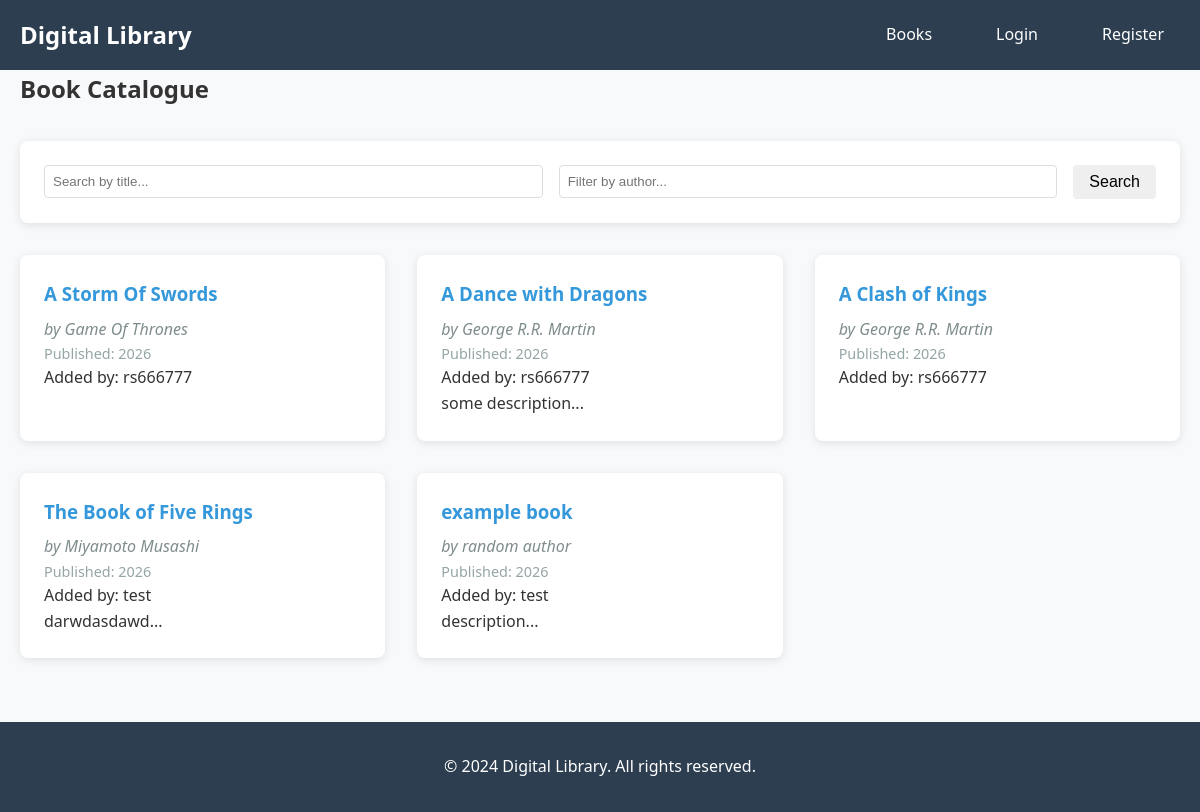
/books, run on the app's committed database.
### models.py (models this page shows, shortened)
class Book(db.Model):
    id = db.Column(db.Integer, primary_key=True)
    title = db.Column(db.String(200), nullable=False)
    author = db.Column(db.String(150), nullable=False)
    isbn = db.Column(db.String(13), unique=True)
    description = db.Column(db.Text)
    published_date = db.Column(db.Date)
    cover_image = db.Column(db.String(300))
    created_at = db.Column(db.DateTime, default=datetime.utcnow)
    submitted_by = db.Column(db.Integer, db.ForeignKey('user.id'), nullable=False)
    reviews = db.relationship('Review', backref='book', lazy=True, cascade='all, delete-orphan')
    submitter = db.relationship('User', backref='books_submitted', lazy=True)

class User(UserMixin, db.Model):
    id = db.Column(db.Integer, primary_key=True)
    username = db.Column(db.String(150), unique=True, nullable=False)
    email = db.Column(db.String(150), unique=True, nullable=False)
    password_hash = db.Column(db.String(150), nullable=False)
    role = db.Column(db.String(20), default='normal', nullable=False)  # 'normal' or 'admin'
    is_banned = db.Column(db.Boolean, default=False, nullable=False)
    created_at = db.Column(db.DateTime, default=datetime.utcnow)
    profile_picture = db.Column(db.String(300))
    bio = db.Column(db.Text)
    reviews = db.relationship('Review', backref='author', lazy=True)

### routes/book_routes.py (the view)
@book_bp.route("/books")
def books():
    page = request.args.get('page', 1, type=int)
    search = request.args.get('search', '')
    author_filter = request.args.get('author', '')
    query = Book.query.options(joinedload(Book.submitter))
    if search:
        query = query.filter(Book.title.contains(search))
    if author_filter:
        query = query.filter(Book.author.contains(author_filter))
    books = query.paginate(page=page, per_page=10)
    return render_template("books.html", books=books, search=search, author_filter=author_filter)

### templates/books.html (shortened to what this page needs)
{% extends "base.html" %}
{% block content %}
<div class="books-page">
    <h2>Book Catalogue</h2>
    <div class="search-filter">
        <form method="GET" class="search-form">
            <input type="text" name="search" placeholder="Search by title..." value="{{ search }}">
            <input type="text" name="author" placeholder="Filter by author..." value="{{ author_filter }}">
            <button type="submit" class="btn">Search</button>
        </form>
    </div>
    <div class="books-grid">
        {% for book in books.items %}
        <div class="book-card">
            <h3><a href="{% if current_user.is_authenticated %}{{ url_for('book.user_book_detail', username=current_user.username, book_id=book.id) }}{% else %}{{ url_for('book.book_detail', book_id=book.id) }}{% endif %}">{{ book.title }}</a></h3>
            <p class="author">by {{ book.author }}</p>
            {% if book.published_date %}
                <p class="published">Published: {{ book.published_date.strftime('%Y') }}</p>
            {% endif %}
            {% if book.submitter %}
                <p class="submitted-by">Added by: {{ book.submitter.username }}</p>
            {% endif %}
            {% if book.description %}
                <p class="description">{{ book.description[:100] }}...</p>
            {% endif %}
        </div>
        {% endfor %}
    </div>
</div>
{% endblock %}

### templates/base.html (shortened to what this page needs)
<!DOCTYPE html>
<html lang="en">
<head>
    <link rel="stylesheet" href="{{ url_for('static', filename='css/style.css') }}">
</head>
<body>
    <nav>
        <div class="nav-container">
            <a href="{% if current_user.is_authenticated %}{{ url_for('main.user_welcome', username=current_user.username) }}{% else %}{{ url_for('main.index') }}{% endif %}" class="nav-brand">Digital Library</a>
            <ul class="nav-menu">
                {% if current_user.is_authenticated %}
                    <li><a href="{{ url_for('book.user_books', username=current_user.username) }}">Books</a></li>
                    <li><a href="{{ url_for('book.add_book', username=current_user.username) }}">Add Book</a></li>
                    <li><a href="{{ url_for('auth.dashboard', username=current_user.username) }}">Dashboard</a></li>
                    {% if current_user.is_admin() %}
                        <li><a href="{{ url_for('admin.admin_dashboard', username=current_user.username) }}" style="color: #ff6b6b; font-weight: bold;">Admin Panel</a></li>
                    {% endif %}
                    <li><a href="{{ url_for('auth.user_profile', username=current_user.username) }}">Profile</a></li>
                    <li><a href="{{ url_for('auth.user_logout', username=current_user.username) }}">Logout</a></li>
                {% else %}
                    <li><a href="{{ url_for('book.books') }}">Books</a></li>
                    <li><a href="{{ url_for('auth.login') }}">Login</a></li>
                    <li><a href="{{ url_for('auth.register') }}">Register</a></li>
                {% endif %}
            </ul>
        </div>
    </nav>
    <main class="container">
        {% block content %}{% endblock %}
    </main>
    <footer>
        <p>&copy; 2024 Digital Library. All rights reserved.</p>
    </footer>
</body>
</html>

### static/css/style.css (style rules this page uses)
* { margin: 0; padding: 0; box-sizing: border-box; }
body { font-family: 'Segoe UI', Tahoma, Geneva, Verdana, sans-serif; line-height: 1.6; color: #333; background-color: #f8f9fa; }
.container { max-width: 1200px; margin: 0 auto; padding: 0 20px; }
nav { background-color: #2c3e50; color: white; padding: 1rem 0; }
.nav-container { max-width: 1200px; margin: 0 auto; padding: 0 20px; display: flex; justify-content: space-between; align-items: center; }
.nav-brand { font-size: 1.5rem; font-weight: bold; color: white; text-decoration: none; }
.nav-menu { display: flex; list-style: none; gap: 2rem; }
.nav-menu a { color: white; text-decoration: none; padding: 0.5rem 1rem; border-radius: 4px; transition: background-color 0.3s; }
.btn { display: inline-block; padding: 0.5rem 1rem; text-decoration: none; border: none; border-radius: 4px; cursor: pointer; font-size: 1rem; transition: background-color 0.3s; }
.books-grid { display: grid; grid-template-columns: repeat(auto-fill, minmax(300px, 1fr)); gap: 2rem; margin: 2rem 0; }
.book-card { background: white; padding: 1.5rem; border-radius: 8px; box-shadow: 0 2px 10px rgba(0,0,0,0.1); transition: transform 0.3s; }
.book-card h3 { margin-bottom: 0.5rem; }
.book-card a { color: #3498db; text-decoration: none; }
.author { color: #7f8c8d; font-style: italic; }
.published { color: #95a5a6; font-size: 0.9rem; }
.search-filter { background: white; padding: 1.5rem; border-radius: 8px; box-shadow: 0 2px 10px rgba(0,0,0,0.1); margin: 2rem 0; }
.search-form { display: flex; gap: 1rem; align-items: center; }
.search-form input { flex: 1; padding: 0.5rem; border: 1px solid #ddd; border-radius: 4px; }
footer { text-align: center; padding: 2rem 0; background-color: #2c3e50; color: white; margin-top: 4rem; }

### data on the page
Book: title "A Storm Of Swords", author "Game Of Thrones", published_date "2026", submitter.username "rs666777"
Book: title "A Dance with Dragons", author "George R.R. Martin", published_date "2026", submitter.username "rs666777", description "some description"
Book: title "A Clash of Kings", author "George R.R. Martin", published_date "2026", submitter.username "rs666777"
Book: title "The Book of Five Rings", author "Miyamoto Musashi", published_date "2026", submitter.username "test", description "darwdasdawd"
Book: title "example book", author "random author", published_date "2026", submitter.username "test", description "description"
